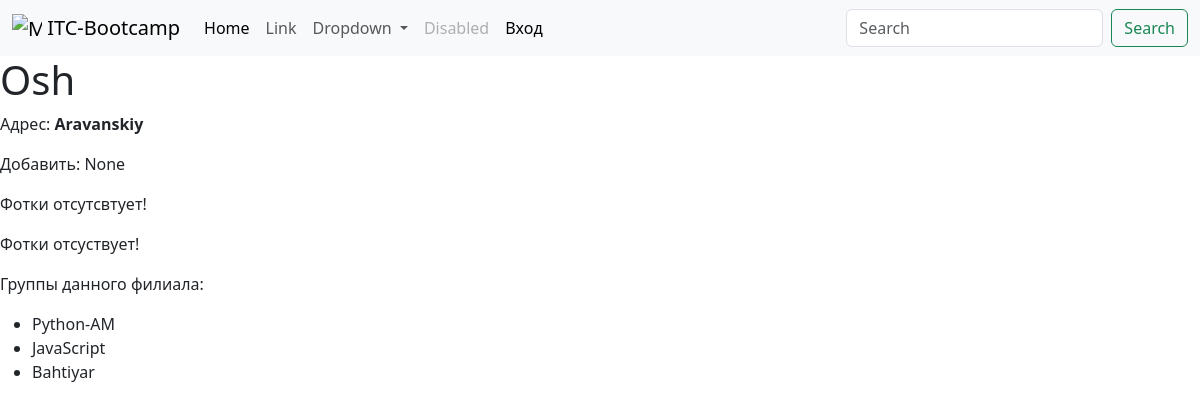
The app's page /course/branches/5/ with its own data.
### course/models.py (models this page shows, shortened)
class Branch(models.Model):
    class Meta:
        verbose_name = 'филиал'
        verbose_name_plural = 'филиалы'
    name = models.CharField(max_length=100, null=False)
    address = models.CharField(max_length=300, null=True)
    photo = models.ImageField(upload_to='branches/', null=True, blank=True)
    creator = models.ForeignKey(settings.AUTH_USER_MODEL, on_delete=models.PROTECT,null=True, related_name='branches')
    manager = models.OneToOneField(settings.AUTH_USER_MODEL, null=True, on_delete=models.PROTECT)

class Group(models.Model):
    class Meta:
        verbose_name = 'группа'
        verbose_name_plural = 'группы'
    name = models.CharField(max_length=100, null=False)
    branch = models.ForeignKey(Branch, on_delete=models.CASCADE)
    photo = models.ImageField(upload_to='group_list/', null=True, blank=True)
    course = models.ForeignKey('course.Course', on_delete=models.PROTECT,null=True)
    creator = models.ForeignKey(settings.AUTH_USER_MODEL, on_delete=models.PROTECT, null=True, related_name='my_groups')
    manager = models.OneToOneField(settings.AUTH_USER_MODEL,null=True, on_delete=models.PROTECT)

### course/views.py (the view)
# urls.py: path('branches/<int:branch_id>/', views.BranchDetailView.as_view(), name='branch_detail'),
class BranchDetailView(DetailView):
    model = Branch
    template_name = 'course/branches-detail.html'
    context_object_name = 'branch'
    pk_url_kwarg = 'branch_id'
    def get_context_data(self, **kwargs):
        context = super().get_context_data(**kwargs)
        context['groups'] = Group.objects.filter(branch=self.object)
        return context

### course/templates/course/branches-detail.html (shortened to what this page needs)
{% extends 'course/base.html' %}
{% block content %}
<h1> {{ branch.name }}</h1>
<p>Адрес: <strong> {{ branch.address }} </strong></p>
<p>Добавить: {{ branch.creator }}</p>
{% if branch.photo %}
<img src="{{ branch.photo.url }}" width="100px" height="100px" >
{% else %}
<p>Фотки отсутсвтует!</p>
{% endif %}
   <p>Фотки отсуствует!</p>
    <p>Группы данного филиала: </p>
    <ul>
        {% for g in groups %}
            <li>{{ g.name }}</li>
        {% endfor %}
    </ul>
{% endblock %}

### records on screen
Branch: name "Osh", address "Aravanskiy", creator "None"
Group: name "Python-AM"
Group: name "JavaScript"
Group: name "Bahtiyar"
